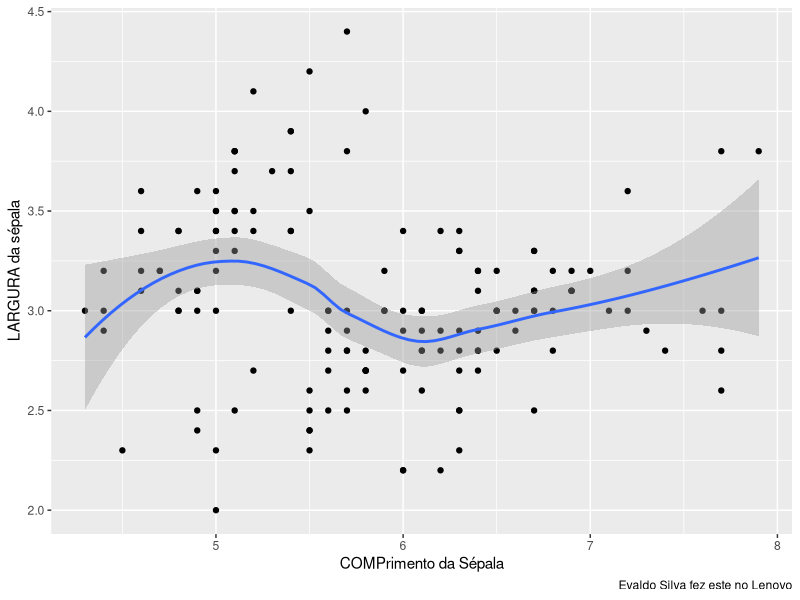

Source code (R):
## ---- chunk 1
knitr::opts_chunk$set(echo = TRUE, message = FALSE, warning = F)
## ---- chunk 2
library(tidyverse)
## ---- chunk 3
library(tidyverse)
iris |> 
  ggplot(aes(x = Sepal.Length, y = Sepal.Width)) +
  geom_point() +
  labs( x= "COMPrimento da Sépala", y = "LARGURA da sépala",
        caption = "Evaldo Silva fez este no Lenovo") +
  geom_smooth()
